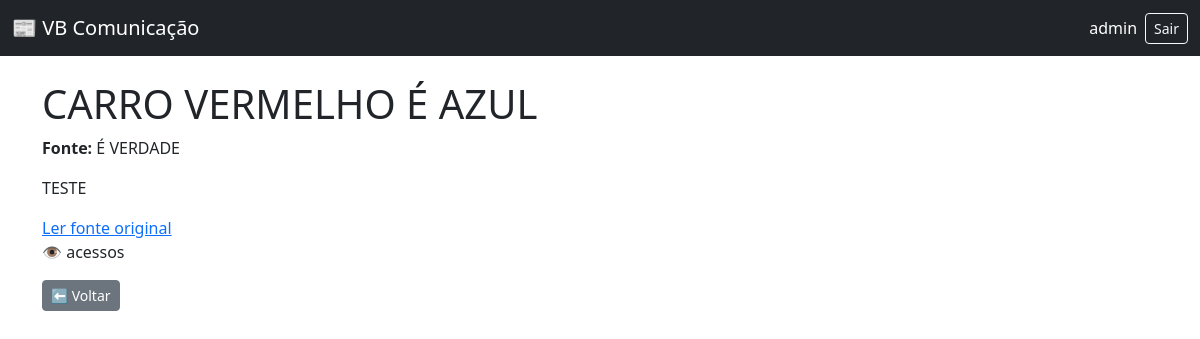
The app's page /noticias/detalhe/1/ (signed in) with its own data.
### noticias/models.py (models this page shows, shortened)
class Noticia(models.Model):
    titulo = models.CharField(max_length=200)
    fonte = models.CharField(max_length=200)
    link = models.URLField()
    conteudo = models.TextField()
    confiavel = models.BooleanField(null=True)
    visualizacoes = models.PositiveIntegerField(default=0)
    criada_em = models.DateTimeField(auto_now_add=True)

### noticias/views.py (the view)
# urls.py: path('detalhe/<int:id>/', detalhe_noticia, name='detalhe_noticia'),
@login_required
def detalhe_noticia(request, id):
    noticia = get_object_or_404(Noticia, id=id)
    noticia.visualizacoes += 1
    noticia.save()
    return render(request, 'noticias/detalhe.html', {'noticia': noticia})

### noticias/templates/noticias/detalhe.html (shortened to what this page needs)
{% extends 'base.html' %}
{% block content %}
<h1>{{ noticia.titulo }}</h1>
<p><strong>Fonte:</strong> {{ noticia.fonte }}</p>
<p>{{ noticia.conteudo }}</p>
<a href="{{ noticia.link }}" target="_blank">
    Ler fonte original
</a>
<p>👁️ {{ noticia.acessos }} acessos</p>
<a href="{% url 'home' %}" class="btn btn-secondary btn-sm">
    ⬅ Voltar
</a>
{% endblock %}

### templates/base.html (shortened to what this page needs)
<!DOCTYPE html>
<html lang="pt-br">
<head>
    <link href="https://cdn.jsdelivr.net/npm/bootstrap@5.3.2/dist/css/bootstrap.min.css" rel="stylesheet">
</head>
<body>
<nav class="navbar navbar-dark bg-dark mb-4">
    <div class="container-fluid d-flex justify-content-between">
        <span class="navbar-brand">📰 VB Comunicação</span>
        {% if user.is_authenticated %}
        <div class="d-flex gap-2 align-items-center">
            <span class="text-white">{{ user.username }}</span>
            <form method="post" action="{% url 'logout' %}">
                <button class="btn btn-outline-light btn-sm">Sair</button>
            </form>
        </div>
        {% endif %}
    </div>
</nav>
<div class="container">
    {% block content %}{% endblock %}
</div>
</body>
</html>

### records on screen
Noticia: titulo "CARRO VERMELHO É AZUL", fonte "É VERDADE", conteudo "TESTE"

### other values on screen
{{ user.username }} "admin"
